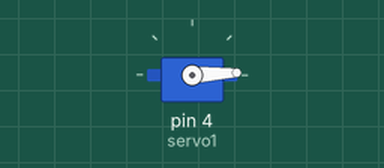
This sketch was run on a simulated Arduino Uno, built with avr-gcc and run on an emulated ATmega328P. On the bench: servo.

Above: at 0.05 s.
At 1.3 s:
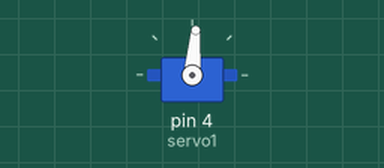
At 2.6 s:
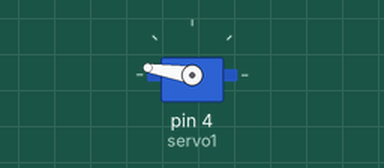
At 5.2 s:
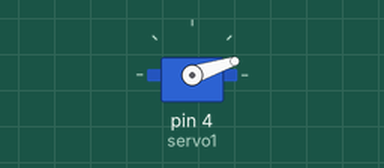
Timing chart, 0 to 7.1 s (numbered marks = the images above):
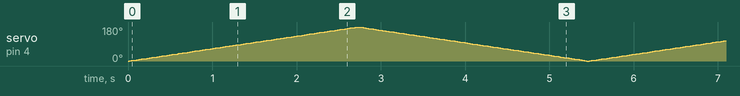

The sketch:

SERVOMOTOR.ino
```cpp
//Control de un servomotor
//Este programa mueve el eje de 0 a 180 y de 180 a 0
#include <Servo.h>
#define servo1  4   //pin digital D4 definido con el nombre servo1
Servo myservo; //Crea el servo objeto para el cotrol del servo
int posicion = 0; //La posición del servo se almacena
void setup() {
  myservo.attach(servo1);
}

void loop() {
  for(posicion = 0; posicion<=180; posicion++){
    myservo.write(posicion);
    delay(15);
  }
  for(posicion = 180; posicion>=0; posicion--){
    myservo.write(posicion);
    delay(15);
  }
}
```
